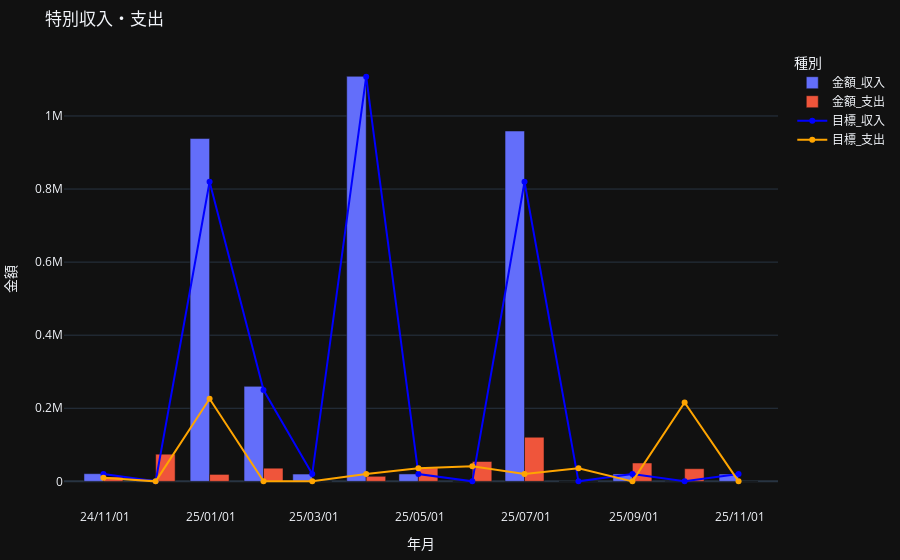

The notebook cell this image was saved under:
### Code cell
# 5. 特別収入・支出推移
fig = px.bar(
    df_monthly, x=df_monthly.index, y=["金額_収入", "金額_支出"],barmode='group', template='plotly_dark',
    labels={'value':'金額', 'date':'年月', 'variable':'種別'}, title = "特別収入・支出")
#fig.show()
fig.add_scatter(
    x=df_monthly.index,
    y=df_monthly['目標_収入'],
    mode='lines+markers',
    name='目標_収入',
    line=dict(color='blue', width=2)
)
fig.add_scatter(
    x=df_monthly.index,
    y=df_monthly['目標_支出'],
    mode='lines+markers',
    name='目標_支出',
    line=dict(color='orange', width=2)
)
fig.update_xaxes(tickformat="%y/%m/%d")
fig.update_layout(autosize=True, margin=dict(l=10,r=10,t=50,b=20))

### Figure 1 — Plotly figure (JSON) as saved in the notebook; plotly's stock layout.template omitted (floating-point values rounded to 4 significant figures)
{"data": [{"alignmentgroup": "True", "hovertemplate": "種別=金額_収入<br>年月=%{x}<br>金額=%{y}<extra></extra>", "legendgroup": "金額_収入", "marker": {"color": "#636efa", "pattern": {"shape": ""}}, "name": "金額_収入", "offsetgroup": "金額_収入", "orientation": "v", "showlegend": true, "textposition": "auto", "type": "bar", "x": ["2024-10-31T00:00:00.000000000", "2024-11-30T00:00:00.000000000", "2024-12-31T00:00:00.000000000", "2025-01-31T00:00:00.000000000", "2025-02-28T00:00:00.000000000", "2025-03-31T00:00:00.000000000", "2025-04-30T00:00:00.000000000", "2025-05-31T00:00:00.000000000", "2025-06-30T00:00:00.000000000", "2025-07-31T00:00:00.000000000", "2025-08-31T00:00:00.000000000", "2025-09-30T00:00:00.000000000", "2025-10-31T00:00:00.000000000"], "xaxis": "x", "y": [21000.0, 5010.0, 938200.0, 260000.0, 20010.0, 1108000.0, 20300.0, 40.0, 958800.0, 0.0, 20220.0, 520.0, 20000.0], "yaxis": "y"}, {"alignmentgroup": "True", "hovertemplate": "種別=金額_支出<br>年月=%{x}<br>金額=%{y}<extra></extra>", "legendgroup": "金額_支出", "marker": {"color": "#EF553B", "pattern": {"shape": ""}}, "name": "金額_支出", "offsetgroup": "金額_支出", "orientation": "v", "showlegend": true, "textposition": "auto", "type": "bar", "x": ["2024-10-31T00:00:00.000000000", "2024-11-30T00:00:00.000000000", "2024-12-31T00:00:00.000000000", "2025-01-31T00:00:00.000000000", "2025-02-28T00:00:00.000000000", "2025-03-31T00:00:00.000000000", "2025-04-30T00:00:00.000000000", "2025-05-31T00:00:00.000000000", "2025-06-30T00:00:00.000000000", "2025-07-31T00:00:00.000000000", "2025-08-31T00:00:00.000000000", "2025-09-30T00:00:00.000000000", "2025-10-31T00:00:00.000000000"], "xaxis": "x", "y": [12000.0, 74330.0, 19000.0, 36000.0, 0.0, 13820.0, 36900.0, 54300.0, 120800.0, 0.0, 50310.0, 34650.0, 0.0], "yaxis": "y"}, {"line": {"color": "blue", "width": 2}, "mode": "lines+markers", "name": "目標_収入", "type": "scatter", "x": ["2024-10-31T00:00:00.000000000", "2024-11-30T00:00:00.000000000", "2024-12-31T00:00:00.000000000", "2025-01-31T00:00:00.000000000", "2025-02-28T00:00:00.000000000", "2025-03-31T00:00:00.000000000", "2025-04-30T00:00:00.000000000", "2025-05-31T00:00:00.000000000", "2025-06-30T00:00:00.000000000", "2025-07-31T00:00:00.000000000", "2025-08-31T00:00:00.000000000", "2025-09-30T00:00:00.000000000", "2025-10-31T00:00:00.000000000"], "y": [20000.0, 0.0, 820000.0, 250000.0, 20000.0, 1108000.0, 20000.0, 0.0, 820000.0, 0.0, 20000.0, 0.0, 20000.0]}, {"line": {"color": "orange", "width": 2}, "mode": "lines+markers", "name": "目標_支出", "type": "scatter", "x": ["2024-10-31T00:00:00.000000000", "2024-11-30T00:00:00.000000000", "2024-12-31T00:00:00.000000000", "2025-01-31T00:00:00.000000000", "2025-02-28T00:00:00.000000000", "2025-03-31T00:00:00.000000000", "2025-04-30T00:00:00.000000000", "2025-05-31T00:00:00.000000000", "2025-06-30T00:00:00.000000000", "2025-07-31T00:00:00.000000000", "2025-08-31T00:00:00.000000000", "2025-09-30T00:00:00.000000000", "2025-10-31T00:00:00.000000000"], "y": [10000.0, 0.0, 226000.0, 0.0, 0.0, 20000.0, 36000.0, 41300.0, 20000.0, 36000.0, 0.0, 216000.0, 0.0]}], "layout": {"autosize": true, "barmode": "group", "legend": {"title": {"text": "種別"}, "tracegroupgap": 0}, "margin": {"b": 20, "l": 10, "r": 10, "t": 50}, "title": {"text": "特別収入・支出"}, "xaxis": {"anchor": "y", "domain": [0, 1], "tickformat": "%y/%m/%d", "title": {"text": "年月"}}, "yaxis": {"anchor": "x", "domain": [0, 1], "title": {"text": "金額"}}}}
